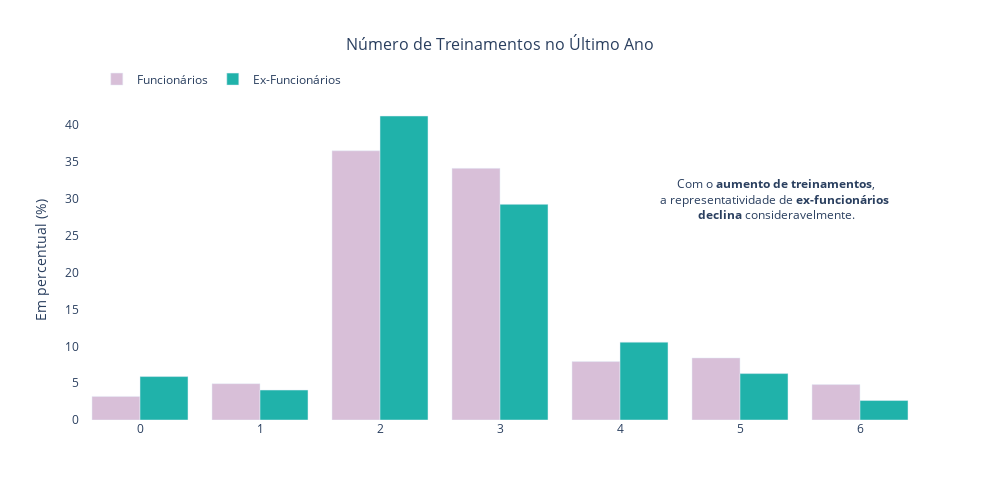

Write notebook code for a chart like this one.
### Code cell
# Distribuição da treinamentos realizados no último ano

fig = go.Figure()

fig.add_trace(go.Bar(
    x=dados_funcionarios['TrainingTimesLastYear'].value_counts(normalize=True).index,
    y=dados_funcionarios['TrainingTimesLastYear'].value_counts(normalize=True)*100,
    marker_color='thistle',
    name='Funcionários'
))

fig.add_trace(go.Bar(
    x=dados_ex_funcionarios['TrainingTimesLastYear'].value_counts(normalize=True).index,
    y=dados_ex_funcionarios['TrainingTimesLastYear'].value_counts(normalize=True)*100,
    marker_color='lightseagreen',
    name='Ex-Funcionários'
))

fig.update_layout(
    title='Número de Treinamentos no Último Ano',
    title_x=0.5, 
    title_font=dict(size=16),  
    barmode='group',
    width=1000,
    height=500, 
    plot_bgcolor='rgba(0,0,0,0)',
    legend=dict(
        orientation="h",
        yanchor="bottom",
        y=1.02,
        xanchor="left",
        x=0.02  
))

fig.add_annotation(
    x=5.3, 
    y=30,
    text="Com o <b>aumento de treinamentos</b>,<br>a representatividade de <b>ex-funcionários <br>declina</b> consideravelmente.",
    showarrow=False,
    font=dict(size=12),
    align='center')

fig.update_yaxes(title="Em percentual (%)")

fig.show()

### Figure 1 — Plotly figure (JSON) as saved in the notebook; plotly's stock layout.template omitted (floating-point values rounded to 4 significant figures)
{"data": [{"marker": {"color": "thistle"}, "name": "Funcionários", "type": "bar", "x": [2, 3, 5, 4, 1, 6, 0], "y": [36.54, 34.16, 8.426, 7.933, 4.932, 4.809, 3.206]}, {"marker": {"color": "lightseagreen"}, "name": "Ex-Funcionários", "type": "bar", "x": [2, 3, 4, 5, 0, 1, 6], "y": [41.26, 29.27, 10.57, 6.301, 5.894, 4.065, 2.642]}], "layout": {"annotations": [{"align": "center", "font": {"size": 12}, "showarrow": false, "text": "Com o <b>aumento de treinamentos</b>,<br>a representatividade de <b>ex-funcionários <br>declina</b> consideravelmente.", "x": 5.3, "y": 30}], "barmode": "group", "height": 500, "legend": {"orientation": "h", "x": 0.02, "xanchor": "left", "y": 1.02, "yanchor": "bottom"}, "plot_bgcolor": "rgba(0,0,0,0)", "title": {"font": {"size": 16}, "text": "Número de Treinamentos no Último Ano", "x": 0.5}, "width": 1000, "yaxis": {"title": {"text": "Em percentual (%)"}}}}
